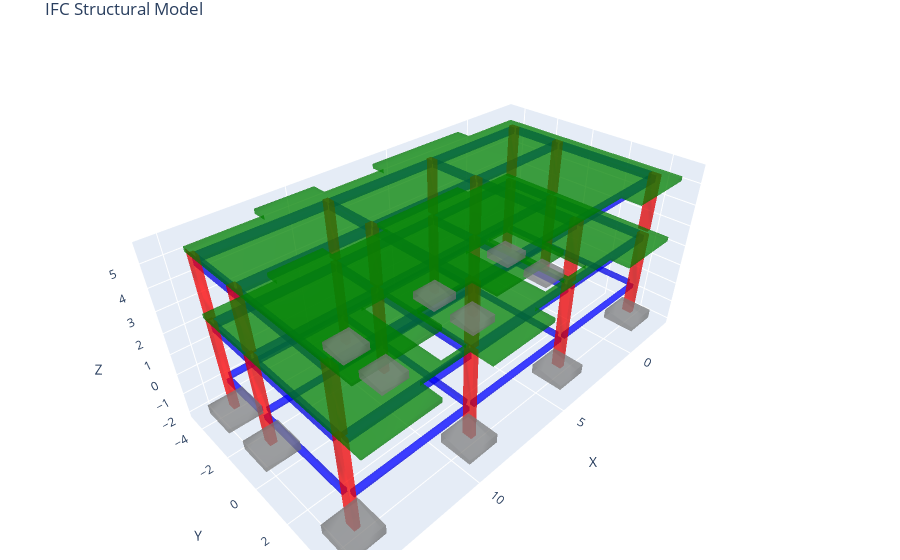

Notebook source saved alongside this figure:
### Code cell
converter = IFCManager()
converter.load_ifc('sample_models/CASA TIPO 11111.ifc')
structural_elements = converter.extract_structural_elements()
print(f"Extracted elements: {len(structural_elements)}")
print("Element types:", {elem['type'] for elem in structural_elements.values()})
converter.visualize_model()
